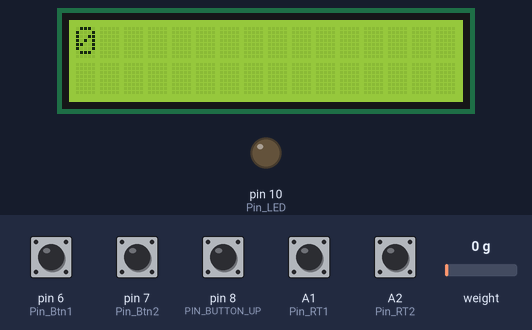
Simulated run of this program. Board: Arduino Uno, built with avr-gcc and run on an emulated ATmega328P. Shown: 16×2 character LCD, output pins drawn as LEDs (lit = HIGH). The test bench sets the inputs (shaded band); at power-on: A1 (Pin_RT1), A2 (Pin_RT2), pin 6 (Pin_Btn1), pin 7 (Pin_Btn2), pin 8 (PIN_BUTTON_UP) HIGH, weight on the scale 0 g.

Above: at 3.9 s.
4.0 s: A1 (Pin_RT1) pulled LOW for 0.15 s
At 4.7 s:
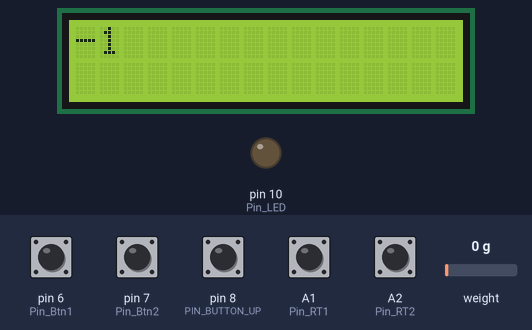
5.6 s: A1 (Pin_RT1) pulled LOW for 1 s
At 6.4 s:
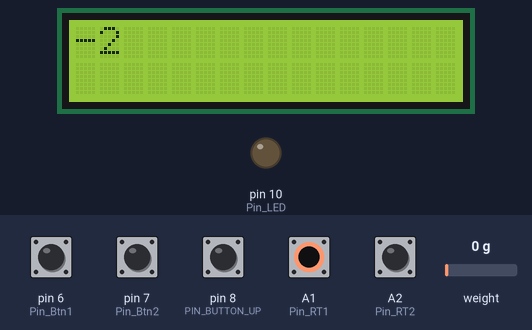
Timing chart, 0 to 8.6 s (numbered marks = the images above; inputs shaded):
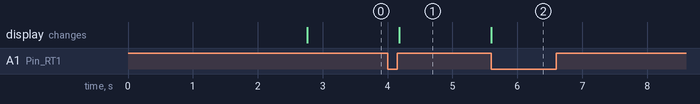

The program:

main.cpp
```cpp
#include <Arduino.h>
#include <LiquidCrystal.h>
#include <EEPROM.h>
#include "HX711.h"
#include <Wire.h>
#include <stdio.h>
#include <stdlib.h>
/*
#
# Settings
#
*/
const int numRows = 2;
const int numCols = 16;

#define Pin_Btn1 6
#define Pin_Btn2 7
#define PIN_BUTTON_UP 8
#define Pin_RT1 A1
#define Pin_RT2 A2
#define Pin_LED 10

#define group1_debouncetime  4


HX711 scale(A3, A4);
LiquidCrystal lcd(12, 11, 5, 4, 3, 2);

/*
#
# Prototypes
#
*/
float getweight(int n);
void pciSetup(byte pin);
void pinSetup();


/*
#
# Global Vars
#
*/
unsigned int group1_lasttoggle = 0;
unsigned int RT1_lasttoggle = 0;
unsigned int RT2_lasttoggle = 0;
int RT_lastpos = 0;
int RT_currpos = 0;


void setup() {
pinSetup();
lcd.begin(numCols, numRows);
lcd.print("Welcome!");
scale.set_scale(0);                      // this value is obtained by calibrating the scale with known weights; see the README for details
delay(100);
scale.get_value(5);
scale.tare();				        // reset the scale to 0
delay(100);
scale.tare();
}

void loop() {
lcd.clear();
lcd.print(RT_currpos);
delay(200);
}


void pinSetup(){
    pinMode(Pin_Btn1, INPUT);
	digitalWrite(Pin_Btn1, HIGH);
	pciSetup(Pin_Btn1);

    pinMode(PIN_BUTTON_UP, INPUT);
	digitalWrite(PIN_BUTTON_UP, HIGH);
	pciSetup(PIN_BUTTON_UP);

	pinMode(Pin_Btn2, INPUT);
	digitalWrite(Pin_Btn2, HIGH);
	pciSetup(Pin_Btn2);

	pinMode(Pin_RT1, INPUT);
	digitalWrite(Pin_RT1, HIGH);
	pciSetup(Pin_RT1);

	pinMode(Pin_RT2, INPUT);
	digitalWrite(Pin_RT2, HIGH);
	pciSetup(Pin_RT2);

	pinMode(Pin_LED, OUTPUT);

	RT_lastpos = digitalRead(Pin_RT1);
	digitalWrite(Pin_LED, LOW);
}

float getweight(int n){
  float floatlist[n];
  float max , min = 0;
  int maxpos, minpos = 0;
  float sum = 0;
  do {
    max = 0;
    min = 999999999;
    for ( int i = 0; i < n; i++){
    floatlist[i] = scale.get_units(1);
    }


    for ( int i = 0; i < n; i++){
      if (floatlist[i] > max){
        max = floatlist[i];
        maxpos = i;
      }
      if (floatlist[i] < min){
        min = floatlist[i];
        minpos = i;
      }
    }
  } while (((max - min) / min) > 0.1 && (min + max) > 5);


  for(int i = 0; i < n; i++){
    if (i != maxpos && i != minpos){
      sum += floatlist[i];
    }
  }
  sum = sum / ( n - 2);
  return sum;
}


ISR (PCINT2_vect) // handle pin change interrupt for D0 to D7 here
{
}


ISR (PCINT0_vect) // ISR for Pins 8 - 13
{

}

ISR (PCINT1_vect)
{
	if (((millis() - group1_lasttoggle) >= group1_debouncetime))
	{
		group1_lasttoggle = millis();

		if ((digitalRead(Pin_RT1)) != (digitalRead(Pin_RT2)))
		{
			if (RT_lastpos == 1)
			{
				if (digitalRead(Pin_RT1) > digitalRead(Pin_RT2))
				{
					//Step CCW
					RT_currpos++;
				}
				else if (digitalRead(Pin_RT1) < digitalRead(Pin_RT2))
				{
					//Step CW
					RT_currpos--;
				}
			}

			if (RT_lastpos == 0)
			{
				if (digitalRead(Pin_RT1) > digitalRead(Pin_RT2))
				{
					//Step CW
					RT_currpos--;
				}
				else if (digitalRead(Pin_RT1) < digitalRead(Pin_RT2))
				{
					//Step CCW
					RT_currpos++;
				}
			}
		}

		if ((digitalRead(Pin_RT1)) == (digitalRead(Pin_RT2)))
		{
			RT_lastpos = digitalRead(Pin_RT1);
		}

	}
}


void pciSetup(byte pin)
{
	*digitalPinToPCMSK(pin) |= bit(digitalPinToPCMSKbit(pin));  // enable pin
	PCIFR |= bit(digitalPinToPCICRbit(pin)); // clear any outstanding interrupt
	PCICR |= bit(digitalPinToPCICRbit(pin)); // enable interrupt for the group
}
```

Measured:
- after the input at 4.0 s, the display: changes after 0.18 s (image 1)
- after the input at 5.6 s, the display: changes at once (image 2)
